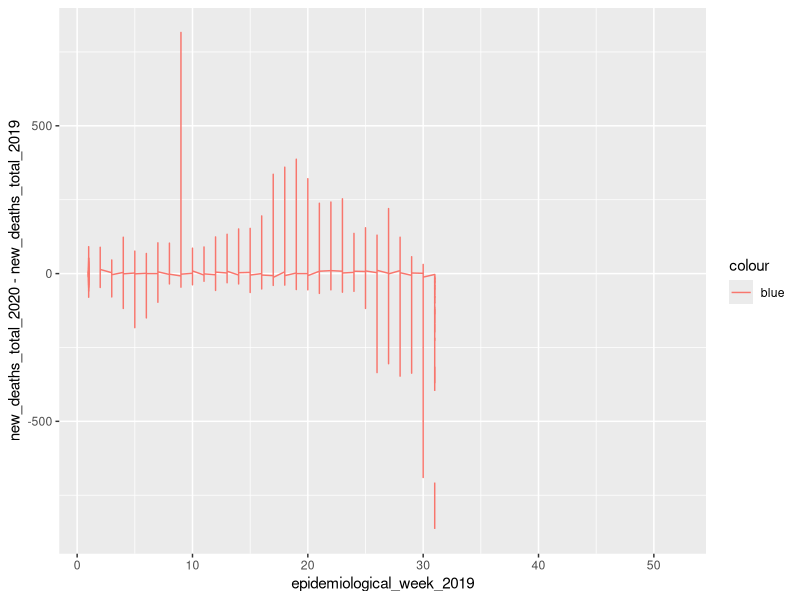
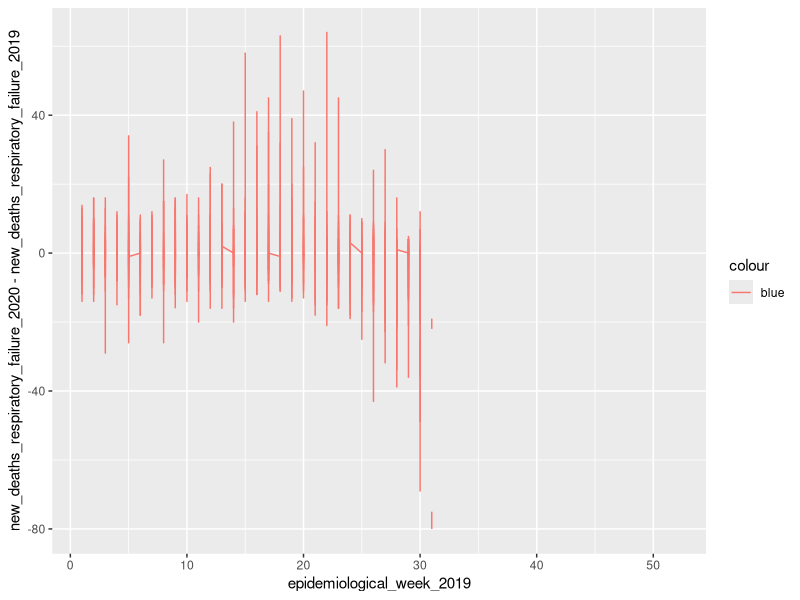
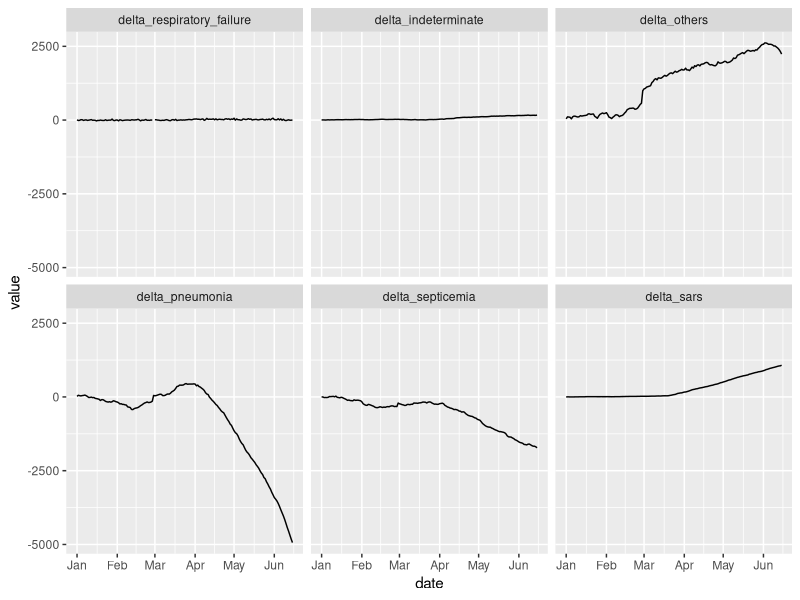
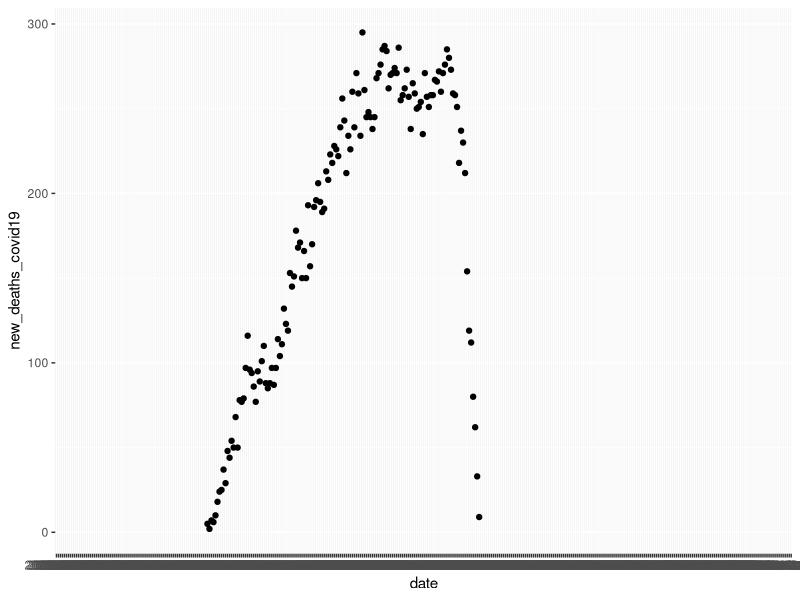

R code for these plots, in order:
library(tidyverse)

dados<-read.csv(file = "obito_cartorio.csv",header=TRUE)

dados %>% ggplot() +
          geom_line(aes(x = epidemiological_week_2019, y =  new_deaths_total_2020 -new_deaths_total_2019,color = "blue"))
          

dados %>% ggplot() +
  geom_line(aes(x = epidemiological_week_2019, y =  new_deaths_respiratory_failure_2020 -new_deaths_respiratory_failure_2019,color = "blue"))

aq <- dados %>% filter(state == "SP" & epidemiological_week_2019 < 25) %>% mutate(delta_respiratory_failure = new_deaths_respiratory_failure_2020 - new_deaths_respiratory_failure_2019,
                 delta_indeterminate = deaths_indeterminate_2020 - deaths_indeterminate_2019,
                 delta_others = deaths_others_2020 - deaths_others_2019,
                 delta_pneumonia = deaths_pneumonia_2020 - deaths_pneumonia_2019,
                 delta_septicemia = deaths_septicemia_2020 - deaths_septicemia_2019,
                 delta_sars = deaths_sars_2020 - deaths_sars_2019) %>%
          select(date,delta_respiratory_failure,delta_indeterminate,delta_others,delta_pneumonia,delta_pneumonia,delta_septicemia,delta_sars)

aq$date <- as.Date(aq$date)
aq <- aq %>% filter(date< as.POSIXct("2020-06-30"))
aw <- reshape2::melt(aq,id.vars = "date") 

aw %>% ggplot(aes(x = date, y = value)) + 
  facet_wrap(~variable) +
  geom_line()

dados %>% filter(state == "SP") %>%  ggplot(aes(x= date, y = new_deaths_covid19)) +
  geom_point()
